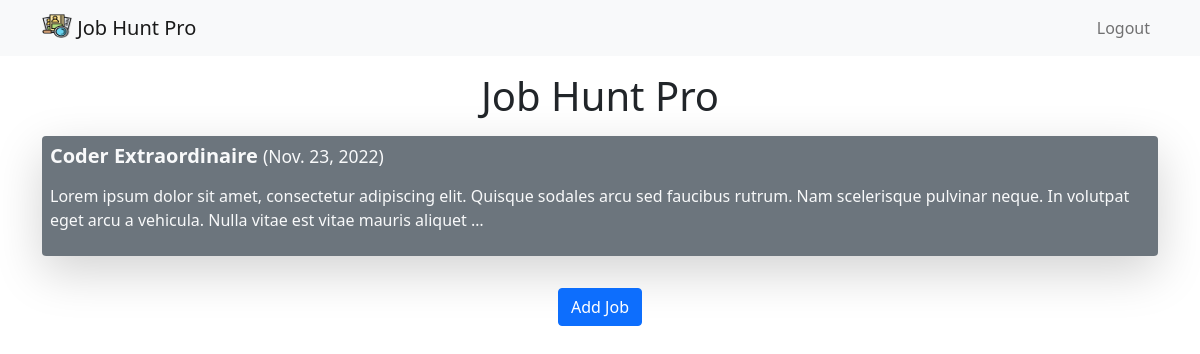
The app's page / (signed in) with its own data.
### jobhunt/models.py (models this page shows, shortened)
class Job(models.Model):
    employer = models.CharField(max_length=100)
    job_title = models.CharField(max_length=100, blank=True)
    job_description = models.TextField(blank=True)
    notes = models.TextField(blank=True)
    application_date = models.DateField(auto_now_add=True)
    user = models.ForeignKey(User, on_delete=models.CASCADE)

### jobhunt/views.py (the view)
# urls.py: path('', views.job_list, name='job_list'),
@login_required
def job_list(request):
    jobs = Job.objects.filter(user=request.user)
    return render(request, 'jobhunt/pages/job_list.html', {'jobs': jobs})

### jobhunt/templates/jobhunt/pages/job_list.html (shortened to what this page needs)
{% extends "base.html"  %}
{% block content %}
    <h1 class="my-3 text-center">Job Hunt Pro</h1>
        <div class="container">
        {% if not jobs  %}
            <div class='text-center'>
                <h5>You currently have no jobs listed.</h5>
            </div>
        {% else %}
            {% for job in jobs %}
                    <div class="container-fluid p-2 my-3 bg-secondary rounded shadow-lg text-light">
                        <h5>
                            <a class="text-decoration-none text-light" href="{% url 'jobhunt:job_detail' job.id %}"><strong>{{ job.job_title }}</strong></a>
                            <small>({{ job.application_date }})</small>
                        </h5>
                        <p>{{ job.job_description|truncatewords:30|linebreaks }}</p>
                    </div>
            {% endfor %}
        {% endif %}
        <div class="text-center pt-3">
            <a href="{% url 'jobhunt:add_job' %}" class="btn btn-primary">Add Job</a>
        </div>
    </div>
{% endblock %}

### records on screen
Job: job_title "Coder Extraordinaire", application_date "Nov. 23, 2022", job_description "Lorem ipsum dolor sit amet, consectetur adipiscing elit. Quisque sodales arcu sed faucibus rutrum. Nam scelerisque pulvinar neque. In volutpat eget arcu a vehicula. Nulla vitae est vitae mauris aliquet …"
